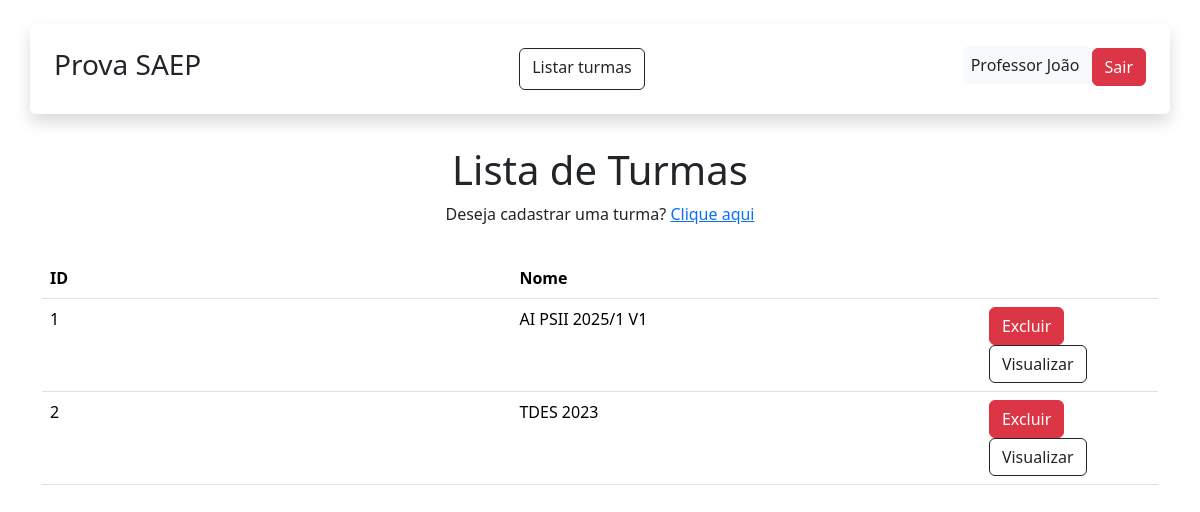
The app's page /turma (signed in), older data.
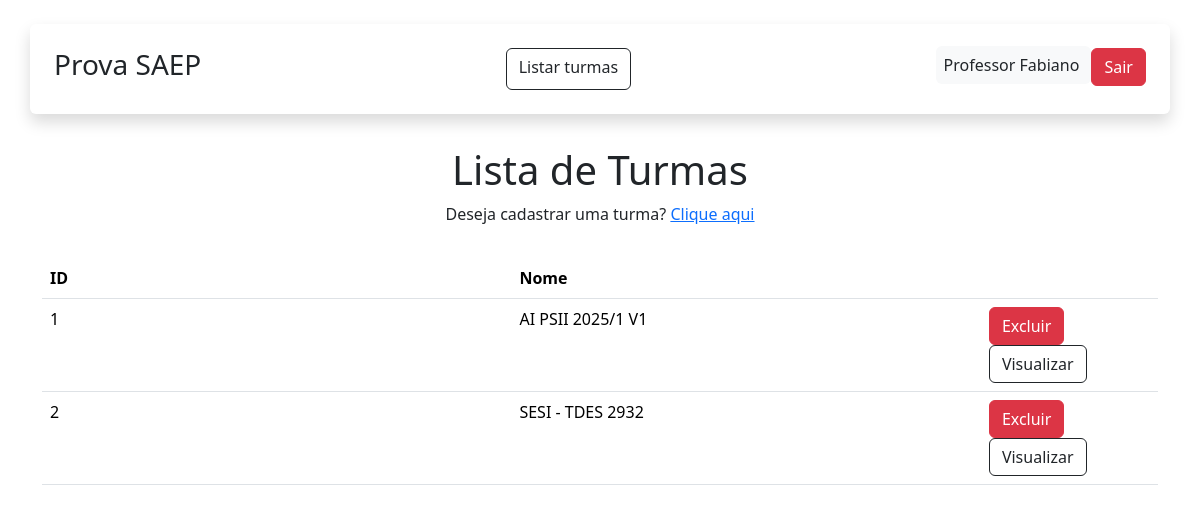
The same page, newer data.
### app/models.py (models this page shows, shortened)
class User(db.Model, UserMixin):
    id = db.Column(db.Integer, primary_key=True)
    nome = db.Column(db.String(100), nullable=False)
    sobrenome = db.Column(db.String(100), nullable=False)
    email = db.Column(db.String(120), unique=True, nullable=False)
    senha = db.Column(db.String(60), nullable=False)
    turmas = db.relationship('Turma', backref='user', lazy=True)
    atividades = db.relationship('Atividade', backref='user', lazy=True)

class Turma(db.Model):
    id = db.Column(db.Integer, primary_key=True)
    nome = db.Column(db.String(100), nullable=False)
    user_id = db.Column(db.Integer, db.ForeignKey('user.id'), nullable=False)
    atividades = db.relationship('Atividade', backref='turma', lazy=True)

### app/view.py (the view)
@app.route('/turma', methods=['GET', 'POST'])
@login_required
def turmas():
    dados = Turma.query.order_by(Turma.id)
    context = {'dados': dados.all()}
    return render_template("turma_lista.html", context=context)

### app/models.py (called while the page is built)
@login_manager.user_loader
def load_user(user_id):
    return User.query.get(int(user_id))

### app/templates/turma_lista.html (shortened to what this page needs)
{% extends "base.html" %}
{% block content %}
<div class="container">
    <div class="row text-center">
        <h1 class="mt-2">Lista de Turmas</h1>
        {% if current_user.email == "professor@gmail.com" %}
        <p>Deseja cadastrar uma turma? <span><a href="{{url_for('turmas_cadastro')}}">Clique aqui</a></span></p>
        {% endif %}
    </div>
</div>
<div class="container">
    <div class="col-12 mt-3">
        <table class="table">
            <thead>
                <th class="col-3">ID</th>
                <th class="col-3">Nome</th>
                <th class="col-1"></th>
            </thead>
            <tbody>
                {% for linha in context['dados'] %}
                <tr>
                    <td class="col-3">{{linha.id}}</td>
                    <td class="col-3">{{linha.nome}}</td>
                    <td class="col-1">
                        {% if current_user.email == "professor@gmail.com" %}
                        <form action="{{url_for('excluir_turma', id=linha.id)}}" method="POST" style="display:inline;">
                            <button type="submit" class="btn btn-danger">Excluir</button>
                        </form>
                        {% endif %}
                        <a href="{{ url_for('visualizar_atividades_turma', turma_id=linha.id) }}"
                            class="btn btn-outline-dark">Visualizar</a>
                    </td>
                    {% endfor %}
            </tbody>
        </table>
    </div>
</div>
{% endblock %}

### app/templates/base.html (shortened to what this page needs)
<!DOCTYPE html>
<html lang="en">
<head>
    <link href="https://cdn.jsdelivr.net/npm/bootstrap@5.3.8/dist/css/bootstrap.min.css" rel="stylesheet"
>
</head>
<body>
    <header class="container shadow rounded-2 p-4 my-4 d-flex justify-content-between">
        <h3> Prova SAEP </h3>
        <nav class="nav gap-2 my-md-0">
            <a href="{{ url_for ('turmas') }}" class="btn btn-outline-dark">Listar turmas</a>
        </nav>
        <div>
            {% if current_user.is_authenticated %}
            <span class="p-2 bg-light rounded-2"> {{ current_user.nome }} {{ current_user.sobrenome }} </span>
            <a href="{{ url_for('logout') }}" class="btn btn-danger">Sair</a>
            {% else %}
            <a class="btn btn-outline-dark px-4" href="{{url_for('LoginPage')}}">Login</a>
            <a class="btn btn-outline-dark px-4" href="{{url_for('RegisterPage')}}">Cadastro</a>
            {% endif %}
        </div>
    </header>
    {% block content %} {% endblock %}
</body>
</html>

Row changes from the older to the newer data that the page shows:
changed User "Professor": sobrenome "João" → "Fabiano"
changed Turma id 2: nome "TDES 2023" → "SESI - TDES 2932"
